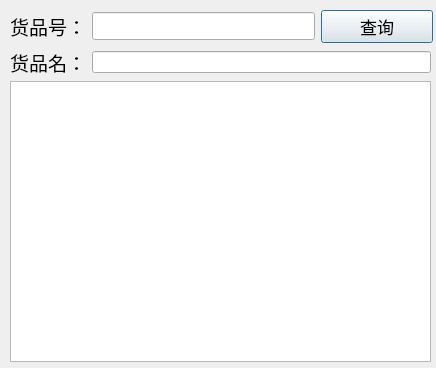
<?xml version="1.0" encoding="UTF-8"?>
<ui version="4.0">
 <class>DialogSelect</class>
 <widget class="QDialog" name="DialogSelect">
  <property name="geometry">
   <rect>
    <x>0</x>
    <y>0</y>
    <width>436</width>
    <height>368</height>
   </rect>
  </property>
  <property name="windowTitle">
   <string>查询</string>
  </property>
  <widget class="QTableView" name="tableView">
   <property name="geometry">
    <rect>
     <x>10</x>
     <y>81</y>
     <width>421</width>
     <height>281</height>
    </rect>
   </property>
   <property name="font">
    <font>
     <pointsize>13</pointsize>
    </font>
   </property>
  </widget>
  <widget class="QWidget" name="layoutWidget">
   <property name="geometry">
    <rect>
     <x>10</x>
     <y>50</y>
     <width>421</width>
     <height>25</height>
    </rect>
   </property>
   <layout class="QHBoxLayout" name="horizontalLayout_3">
    <item>
     <widget class="QLabel" name="lb_name">
      <property name="font">
       <font>
        <pointsize>14</pointsize>
       </font>
      </property>
      <property name="text">
       <string>货品名：</string>
      </property>
      <property name="alignment">
       <set>Qt::AlignCenter</set>
      </property>
     </widget>
    </item>
    <item>
     <widget class="QLineEdit" name="le_name"/>
    </item>
   </layout>
  </widget>
  <widget class="QWidget" name="layoutWidget">
   <property name="geometry">
    <rect>
     <x>10</x>
     <y>10</y>
     <width>423</width>
     <height>33</height>
    </rect>
   </property>
   <layout class="QHBoxLayout" name="horizontalLayout" stretch="0,2,1">
    <item>
     <widget class="QLabel" name="lb_select_id">
      <property name="font">
       <font>
        <pointsize>14</pointsize>
       </font>
      </property>
      <property name="text">
       <string>货品号：</string>
      </property>
      <property name="alignment">
       <set>Qt::AlignCenter</set>
      </property>
     </widget>
    </item>
    <item>
     <widget class="QLineEdit" name="le_select_id">
      <property name="font">
       <font>
        <pointsize>13</pointsize>
       </font>
      </property>
     </widget>
    </item>
    <item>
     <widget class="QPushButton" name="btn_select">
      <property name="font">
       <font>
        <pointsize>13</pointsize>
       </font>
      </property>
      <property name="text">
       <string>查询</string>
      </property>
     </widget>
    </item>
   </layout>
  </widget>
 </widget>
 <resources/>
 <connections/>
</ui>
